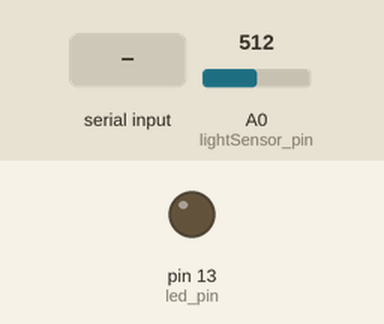
Recording of a sketch running on a simulated Arduino Uno, built with avr-gcc and run on an emulated ATmega328P. Shown: output pins drawn as LEDs (lit = HIGH). The test bench sets the inputs (shaded band); at power-on: A0 (lightSensor_pin) = 512. What the sketch prints to the serial monitor is not drawn.

Above: at 1.2 s.
1.3 s: "b" received over Serial
At 7.5 s:
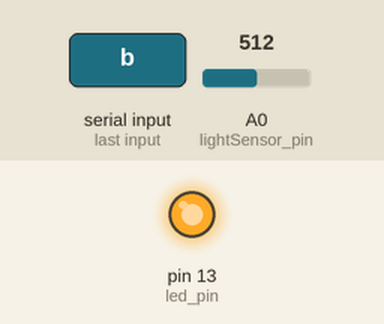
8.5 s: "f" received over Serial
At 10.2 s:
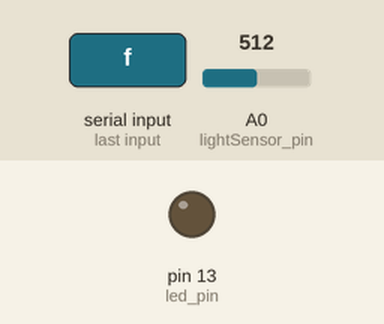
Timing chart, 0 to 11.7 s (numbered marks = the images above; inputs shaded):
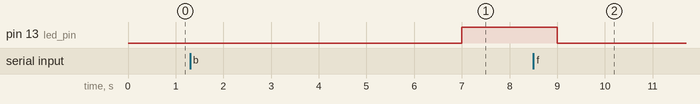

The sketch:

ArduinoFirmWare.ino
```cpp
int led_pin = 13;
int lightSensor_pin = 0;
char pp_status = 'f';
char temp_status = 'f';

void setup() {
  Serial.begin(9600);
  pinMode(led_pin, OUTPUT);
}

void loop() {
  temp_status = Serial.read();
  if (temp_status != -1) {
    pp_status = temp_status;
    Serial.write(pp_status);
  }
  Serial.write(pp_status);
  switch (pp_status) {
    case 'b':
      digitalWrite(led_pin, HIGH);
      break;
    case 'f':
      digitalWrite(led_pin, LOW);
      break;
    case 'c':
      if (isCarOnPlace())
        digitalWrite(led_pin, LOW);
      break;
  }
  if (pp_status == 'f' || pp_status == 'c') {
    if (isCarOnPlace()) {
      pp_status = 'c';
      digitalWrite(led_pin, LOW);
    }
    else {
      pp_status = 'f';
    }
  }
  delay(2000);
}

bool isCarOnPlace() {
  if (analogRead(lightSensor_pin) < 700) {
    delay(5000);
    if (analogRead(lightSensor_pin) < 700) {
      return true;
    }
  }
  return false;
}
```

Measured:
- after the input at 1.3 s, pin 13 (led_pin): LOW → HIGH after 5.7 s
- after the input at 8.5 s, pin 13 (led_pin): HIGH → LOW after 0.50 s
